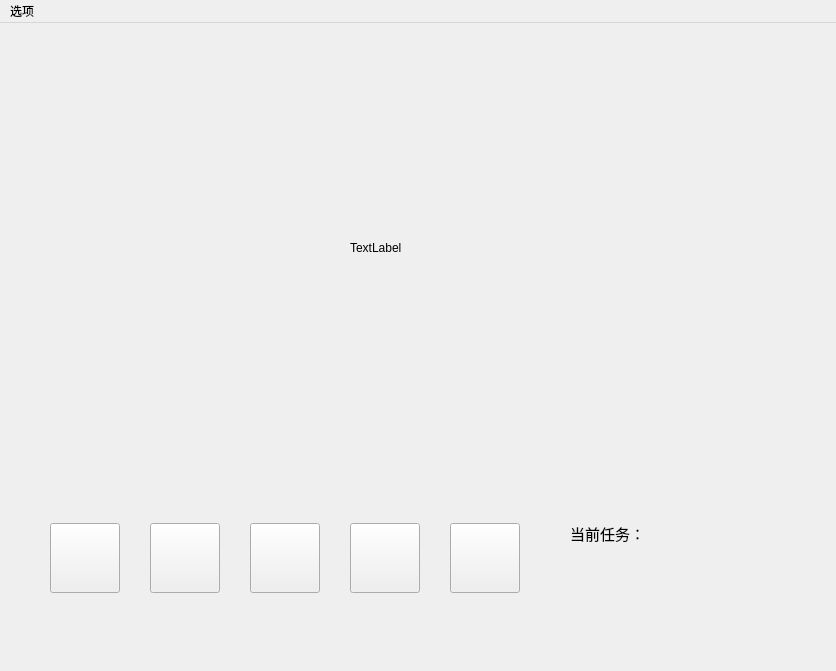
<?xml version="1.0" encoding="UTF-8"?>
<ui version="4.0">
 <class>Map</class>
 <widget class="QMainWindow" name="Map">
  <property name="geometry">
   <rect>
    <x>0</x>
    <y>0</y>
    <width>836</width>
    <height>671</height>
   </rect>
  </property>
  <property name="baseSize">
   <size>
    <width>10</width>
    <height>0</height>
   </size>
  </property>
  <property name="windowTitle">
   <string>MainWindow</string>
  </property>
  <widget class="QWidget" name="centralwidget">
   <widget class="QToolButton" name="cutter">
    <property name="geometry">
     <rect>
      <x>50</x>
      <y>500</y>
      <width>70</width>
      <height>70</height>
     </rect>
    </property>
    <property name="text">
     <string/>
    </property>
    <property name="icon">
     <iconset resource="res.qrc">
      <normaloff>:/pic/cutter1.png</normaloff>:/pic/cutter1.png</iconset>
    </property>
    <property name="iconSize">
     <size>
      <width>70</width>
      <height>70</height>
     </size>
    </property>
    <property name="shortcut">
     <string/>
    </property>
   </widget>
   <widget class="QToolButton" name="rubbish">
    <property name="geometry">
     <rect>
      <x>150</x>
      <y>500</y>
      <width>70</width>
      <height>70</height>
     </rect>
    </property>
    <property name="text">
     <string/>
    </property>
    <property name="icon">
     <iconset resource="res.qrc">
      <normaloff>:/pic/eraser.png</normaloff>:/pic/eraser.png</iconset>
    </property>
    <property name="iconSize">
     <size>
      <width>70</width>
      <height>70</height>
     </size>
    </property>
    <property name="shortcut">
     <string/>
    </property>
   </widget>
   <widget class="QToolButton" name="digger">
    <property name="geometry">
     <rect>
      <x>250</x>
      <y>500</y>
      <width>70</width>
      <height>70</height>
     </rect>
    </property>
    <property name="text">
     <string/>
    </property>
    <property name="icon">
     <iconset resource="res.qrc">
      <normaloff>:/pic/miner.png</normaloff>:/pic/miner.png</iconset>
    </property>
    <property name="iconSize">
     <size>
      <width>70</width>
      <height>70</height>
     </size>
    </property>
    <property name="shortcut">
     <string/>
    </property>
   </widget>
   <widget class="QToolButton" name="channel">
    <property name="geometry">
     <rect>
      <x>350</x>
      <y>500</y>
      <width>70</width>
      <height>70</height>
     </rect>
    </property>
    <property name="text">
     <string/>
    </property>
    <property name="icon">
     <iconset resource="res.qrc">
      <normaloff>:/pic/conveyor.png</normaloff>:/pic/conveyor.png</iconset>
    </property>
    <property name="iconSize">
     <size>
      <width>70</width>
      <height>70</height>
     </size>
    </property>
    <property name="shortcut">
     <string/>
    </property>
   </widget>
   <widget class="QToolButton" name="store">
    <property name="geometry">
     <rect>
      <x>450</x>
      <y>500</y>
      <width>70</width>
      <height>70</height>
     </rect>
    </property>
    <property name="text">
     <string/>
    </property>
    <property name="icon">
     <iconset resource="res.qrc">
      <normaloff>:/pic/store.png</normaloff>:/pic/store.png</iconset>
    </property>
    <property name="iconSize">
     <size>
      <width>70</width>
      <height>70</height>
     </size>
    </property>
    <property name="shortcut">
     <string/>
    </property>
   </widget>
   <widget class="QLabel" name="labelTask">
    <property name="geometry">
     <rect>
      <x>570</x>
      <y>500</y>
      <width>81</width>
      <height>21</height>
     </rect>
    </property>
    <property name="font">
     <font>
      <family>黑体</family>
      <pointsize>11</pointsize>
     </font>
    </property>
    <property name="whatsThis">
     <string>&lt;html&gt;&lt;head/&gt;&lt;body&gt;&lt;p&gt;&lt;img src=&quot;:/pic/circle.png&quot;/&gt;&lt;/p&gt;&lt;/body&gt;&lt;/html&gt;</string>
    </property>
    <property name="text">
     <string>当前任务：</string>
    </property>
   </widget>
   <widget class="QLabel" name="labelDeli">
    <property name="geometry">
     <rect>
      <x>350</x>
      <y>175</y>
      <width>100</width>
      <height>100</height>
     </rect>
    </property>
    <property name="text">
     <string>TextLabel</string>
    </property>
   </widget>
  </widget>
  <widget class="QMenuBar" name="menubar">
   <property name="geometry">
    <rect>
     <x>0</x>
     <y>0</y>
     <width>836</width>
     <height>26</height>
    </rect>
   </property>
   <widget class="QMenu" name="menu">
    <property name="title">
     <string>选项</string>
    </property>
    <addaction name="actionsave"/>
   </widget>
   <addaction name="menu"/>
  </widget>
  <action name="actionsave">
   <property name="text">
    <string>存档</string>
   </property>
  </action>
 </widget>
 <resources>
  <include location="res.qrc"/>
 </resources>
 <connections/>
</ui>
